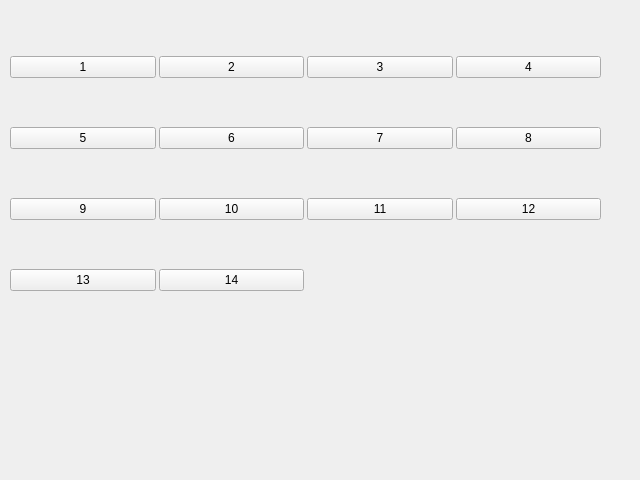
<?xml version="1.0" encoding="UTF-8"?>
<ui version="4.0">
 <class>form</class>
 <widget class="QWidget" name="form">
  <property name="geometry">
   <rect>
    <x>0</x>
    <y>0</y>
    <width>640</width>
    <height>480</height>
   </rect>
  </property>
  <property name="windowTitle">
   <string>Roommanger</string>
  </property>
  <widget class="QWidget" name="gridLayoutWidget">
   <property name="geometry">
    <rect>
     <x>10</x>
     <y>10</y>
     <width>591</width>
     <height>331</height>
    </rect>
   </property>
   <layout class="QGridLayout" name="gridLayout">
    <property name="spacing">
     <number>3</number>
    </property>
    <item row="0" column="0">
     <widget class="QPushButton" name="room_1">
      <property name="text">
       <string>1</string>
      </property>
     </widget>
    </item>
    <item row="2" column="0">
     <widget class="QPushButton" name="room_9">
      <property name="text">
       <string>9</string>
      </property>
     </widget>
    </item>
    <item row="1" column="2">
     <widget class="QPushButton" name="room_7">
      <property name="text">
       <string>7</string>
      </property>
     </widget>
    </item>
    <item row="1" column="3">
     <widget class="QPushButton" name="room_8">
      <property name="text">
       <string>8</string>
      </property>
     </widget>
    </item>
    <item row="2" column="1">
     <widget class="QPushButton" name="room_10">
      <property name="text">
       <string>10</string>
      </property>
     </widget>
    </item>
    <item row="0" column="1">
     <widget class="QPushButton" name="room_2">
      <property name="text">
       <string>2</string>
      </property>
     </widget>
    </item>
    <item row="0" column="3">
     <widget class="QPushButton" name="room_4">
      <property name="text">
       <string>4</string>
      </property>
     </widget>
    </item>
    <item row="1" column="1">
     <widget class="QPushButton" name="room_6">
      <property name="text">
       <string>6</string>
      </property>
     </widget>
    </item>
    <item row="0" column="2">
     <widget class="QPushButton" name="room_3">
      <property name="text">
       <string>3</string>
      </property>
     </widget>
    </item>
    <item row="2" column="3">
     <widget class="QPushButton" name="room_12">
      <property name="text">
       <string>12</string>
      </property>
     </widget>
    </item>
    <item row="1" column="0">
     <widget class="QPushButton" name="room_5">
      <property name="text">
       <string>5</string>
      </property>
     </widget>
    </item>
    <item row="3" column="0">
     <widget class="QPushButton" name="room_13">
      <property name="text">
       <string>13</string>
      </property>
     </widget>
    </item>
    <item row="3" column="1">
     <widget class="QPushButton" name="room_14">
      <property name="text">
       <string>14</string>
      </property>
     </widget>
    </item>
    <item row="2" column="2">
     <widget class="QPushButton" name="room_11">
      <property name="text">
       <string>11</string>
      </property>
     </widget>
    </item>
   </layout>
  </widget>
 </widget>
 <resources/>
 <connections/>
</ui>
